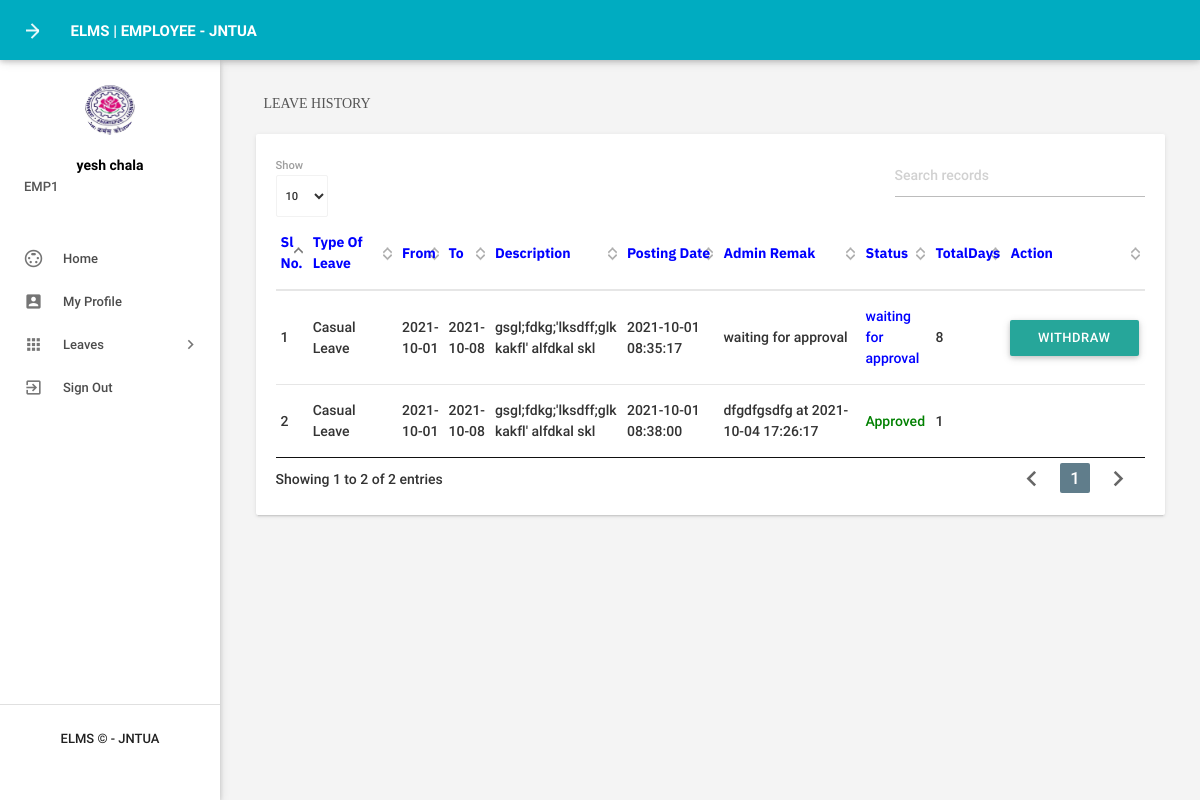
Screenshot of /elms/leavehistory.php (signed in) with the database file from the repository.
### tables this page shows
CREATE TABLE `tblemployees` (
  `id` int(11) NOT NULL,
  `EmpId` varchar(100) NOT NULL,
  `FirstName` varchar(150) DEFAULT NULL,
  `LastName` varchar(150) DEFAULT NULL,
  `EmailId` varchar(200) DEFAULT NULL,
  `Password` varchar(180) DEFAULT NULL,
  `Gender` varchar(100) DEFAULT NULL,
  `Dob` varchar(100) DEFAULT NULL,
  `Department` varchar(255) DEFAULT NULL,
  `Address` varchar(255) DEFAULT NULL,
  `City` varchar(200) DEFAULT NULL,
  `Country` varchar(150) DEFAULT NULL,
  `Phonenumber` char(11) DEFAULT NULL,
  `Status` int(1) DEFAULT NULL,
  `RegDate` timestamp NULL DEFAULT current_timestamp()
);

CREATE TABLE `tblleaves` (
  `id` int(11) NOT NULL,
  `LeaveType` varchar(110) DEFAULT NULL,
  `ToDate` varchar(120) DEFAULT NULL,
  `FromDate` varchar(120) DEFAULT NULL,
  `Description` mediumtext DEFAULT NULL,
  `PostingDate` timestamp NOT NULL DEFAULT current_timestamp(),
  `AdminRemark` mediumtext DEFAULT NULL,
  `AdminRemarkDate` varchar(120) DEFAULT NULL,
  `Status` int(1) DEFAULT NULL,
  `IsRead` int(1) DEFAULT NULL,
  `TotalDays` int(200) NOT NULL,
  `empid` int(11) NOT NULL
);

### elms/leavehistory.php (the view, shortened to what this page needs)
<?php
include('includes/config.php');
if(strlen($_SESSION['emplogin'])==0)
    {
header('location:index.php');
}
else{
 ?>
<!DOCTYPE html>
<html lang="en">
<head>
    <link type="text/css" rel="stylesheet" href="assets/plugins/materialize/css/materialize.min.css" />
    <link type="text/css" rel="stylesheet" href="assets/plugins/materialize/css/materialize.css" />
    <link href="assets/plugins/material-preloader/css/materialPreloader.min.css" rel="stylesheet">
    <link href="assets/plugins/datatables/css/jquery.dataTables.min.css" rel="stylesheet">
    <link href="assets/css/alpha.min.css" rel="stylesheet" type="text/css" />
    <link href="assets/css/custom.css" rel="stylesheet" type="text/css" />
    <link href="assets/css/style.css" rel="stylesheet" type="text/css" />
</head>
<body>
    <?php include('includes/header.php');?>
    <?php include('includes/sidebar.php');?>
    <main class="mn-inner">
        <div class="row">
            <div class="col s12">
                <div class="page-title fb">Leave History</div>
            </div>
            <div class="col s12 m12 l12">
                <div class="card">
                    <div class="card-content">
                        <table id="example" class="display responsive-table ">
                            <thead>
                                <tr class="fs">
                                    <th style="color: blue;" class="fs">Sl No.</th>
                                    <th style="color: blue;" width="120">Type Of Leave</th>
                                    <th style="color: blue;">From</th>
                                    <th style="color: blue;">To</th>
                                    <th style="color: blue;">Description</th>
                                    <th style="color: blue;" width="120">Posting Date</th>
                                    <th style="color: blue;" width="200">Admin Remak</th>
                                    <th style="color: blue;">Status</th>
                                    <th style="color: blue;">TotalDays</th>
                                    <th style="color: blue" ;>Action</th>
                                </tr>
                            </thead>
                            <tbody>
                                <?php
$eid=$_SESSION['eid'];
$sql = "SELECT id ,LeaveType,ToDate,FromDate,Description,PostingDate,AdminRemarkDate,AdminRemark,Status,TotalDays from tblleaves where empid=:eid";
$query = $dbh -> prepare($sql);
$query->bindParam(':eid',$eid,PDO::PARAM_STR);
$query->execute();
$results=$query->fetchAll(PDO::FETCH_OBJ);
$cnt=1;
if($query->rowCount() > 0)
{
foreach($results as $result)
{
                                     ?>
                                <tr>
                                    <td> <?php echo htmlentities($cnt);?></td>
                                    <td><?php echo htmlentities($result->LeaveType);?></td>
                                    <td><?php echo htmlentities($result->FromDate);?></td>
                                    <td><?php echo htmlentities($result->ToDate);?></td>
                                    <td><?php echo htmlentities($result->Description);?></td>
                                    <td><?php echo htmlentities($result->PostingDate);?></td>
                                    <td><?php if($result->AdminRemark=="")
                                            {
                                             echo htmlentities('waiting for approval');
                                            } else
                                              {
                                             echo htmlentities(($result->AdminRemark)." "."at"." ".$result->AdminRemarkDate);
                                              }
                                            ?></td>
                                    <td><?php $stats=$result->Status;
                                            if($stats==1){
                                             ?>
                                        <span style="color: green">Approved</span>
                                        <?php } if($stats==2)  { ?>
                                        <?php } if($stats==0)  { ?>
                                        <span style="color: blue">waiting for approval</span>
                                        <?php } ?>
                                    </td>
                                    <td><?php echo htmlentities($result->TotalDays);?></td>
                                    <td>
                                        <?php  if($stats==0)  { ?>
                                        <a  class="waves-effect waves-light btn"
                                            href="withdraw.php?leaveid=<?php echo htmlentities($result->id);?>&leavetype=<?php echo htmlentities($result->LeaveType);?>&days=<?php echo htmlentities($result->TotalDays);?>">Withdraw</a>
                                        <?php } ?>
                                    </td>
                                </tr>
                                <?php $cnt++;} } ?>
                            </tbody>
                        </table>
                    </div>
                </div>
            </div>
        </div>
    </main>
    </div>
    <div class="left-sidebar-hover"></div>
</body>
</html>
<?php } ?>

### elms/includes/sidebar.php (shortened to what this page needs)
     <aside id="slide-out" class="side-nav white fixed">
                <div class="side-nav-wrapper">
                    <div class="sidebar-profile">
                        <div class="sidebar-profile-image">
                            <img src="assets/images/profile-image.png" class="circle" alt="">
                        </div>
                        <div class="sidebar-profile-info">
                    <?php
$eid=$_SESSION['eid'];
$sql = "SELECT FirstName,LastName,EmpId from  tblemployees where id=:eid";
$query = $dbh -> prepare($sql);
$query->bindParam(':eid',$eid,PDO::PARAM_STR);
$query->execute();
$results=$query->fetchAll(PDO::FETCH_OBJ);
if($query->rowCount() > 0)
{
foreach($results as $result)
{               ?>
                                <p><?php echo htmlentities($result->FirstName." ".$result->LastName);?></p>
                                <span><?php echo htmlentities($result->EmpId)?></span>
                         <?php }} ?>
                        </div>
                    </div>
                <ul class="sidebar-menu collapsible collapsible-accordion" data-collapsible="accordion">
                <li class="no-padding"><a class="waves-effect waves-grey" href="emp-changepassword.php"><i class="material-icons">settings_input_svideo</i>Home</a></li>
  <li class="no-padding"><a class="waves-effect waves-grey" href="myprofile.php"><i class="material-icons">account_box</i>My Profile</a></li>
                    <li class="no-padding">
                        <a class="collapsible-header waves-effect waves-grey"><i class="material-icons">apps</i>Leaves<i class="nav-drop-icon material-icons">keyboard_arrow_right</i></a>
                    </li>
                  <li class="no-padding">
                                <a class="waves-effect waves-grey" href="logout.php"><i class="material-icons">exit_to_app</i>Sign Out</a>
                            </li>
                </ul>
                <div class="footer">
                    <p> ELMS © - JNTUA</p>
                </div>
                </div>
            </aside>

### elms/leavehistory.php (style rules this page uses)
.fb { font-family: 'Bitter', serif; }
.fs { font-family: 'IBM Plex Sans', sans-serif; }

### rows the page displays
tblemployees: FirstName+LastName "yesh chala", EmpId "EMP1"
tblleaves: LeaveType "Casual Leave", FromDate "2021-10-01", ToDate "2021-10-08", Description "gsgl;fdkg;'lksdff;glk kakfl' alfdkal skl", PostingDate "2021-10-01 08:35:17", Status "waiting for approval", TotalDays "8"
tblleaves: LeaveType "Casual Leave", FromDate "2021-10-01", ToDate "2021-10-08", Description "gsgl;fdkg;'lksdff;glk kakfl' alfdkal skl", PostingDate "2021-10-01 08:38:00", AdminRemark+AdminRemarkDate "dfgdfgsdfg at 2021-10-04 17:26:17", Status "Approved", TotalDays "1"
